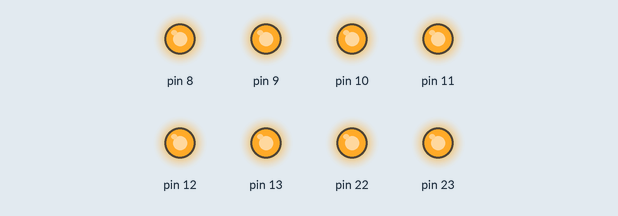
The sketch below on a simulated Arduino Uno, built with avr-gcc and run on an emulated ATmega328P. Parts: output pins drawn as LEDs (lit = HIGH).

Above: at 0.05 s.
At 2.75 s:
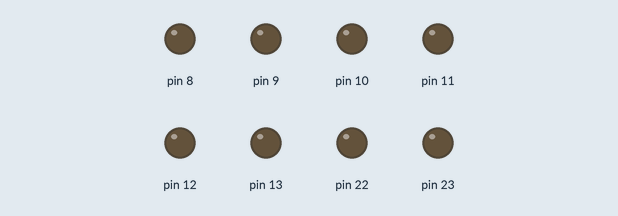
Timing chart, 0 to 3.0 s (numbered marks = the images above):
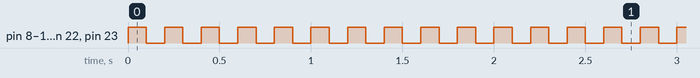

The sketch:

sketch_sep19a.ino
```cpp
void setup() {
  // put your setup code here, to run once:
  DDRB = 0xFF;
}

void loop() {
  // put your main code here, to run repeatedly:
  PORTB = 0xFF;
  _delay_ms(100);
  PORTB = 0x00;
  _delay_ms(100);
}
```

Measured:
- by itself, pin 8–13, pin 22, pin 23: alternates HIGH for 0.10 s and LOW for 0.10 s
